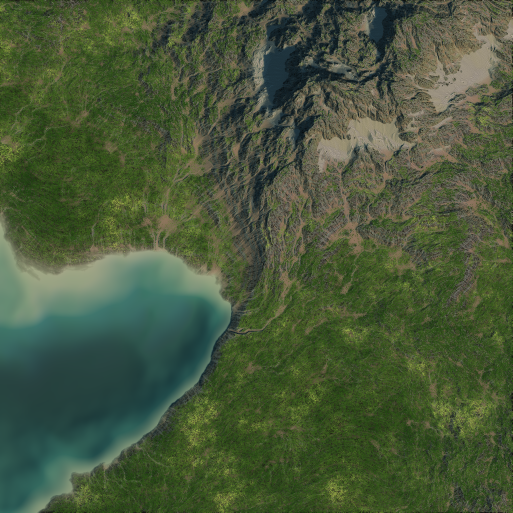
#> input picture Prac_3/second/texture.png, 1025 x 1025 px (shown at 1/2 size)
$ python 10.py
#> lines starting #> are read from the running program, lines starting #| are printed output that depends on the picture
from PIL import Image
import matplotlib.pyplot as plt
import numpy as np

def load_image(image_path):
#> called with image_path = 'texture.png'
    return np.array(Image.open(image_path))
#> returned value is the input picture: shape (1025, 1025, 3); mean R, G, B 71.8, 87.8, 58.1
#> call 2 of load_image, with image_path = 'heightmap.png'
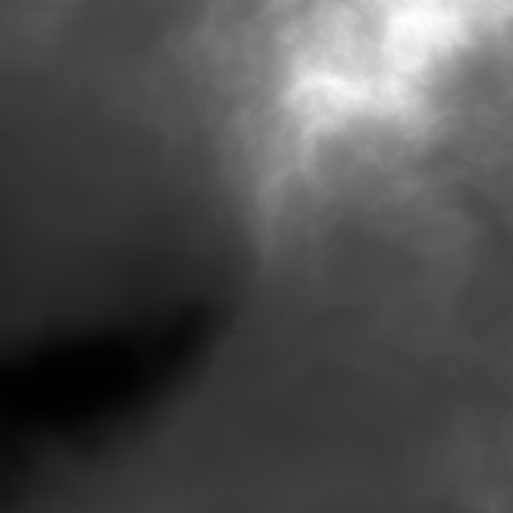
#> input picture Prac_3/second/heightmap.png, 1025 x 1025 px (shown at 1/2 size)
#> in load_image, returned value is the input picture: shape (1025, 1025) uint16; min 2237, max 52931, mean 17884.4

def visualize_voxel_landscape(texture, heightmap, camera_x, camera_y, screen_width, view_depth):
    # Определяем размеры текстуры и карты высот
#> called with camera_x = 500, camera_y = 900, screen_width = 64, view_depth = 400
    texture_height, texture_width, _ = texture.shape
#> texture_height = 1025; texture_width = 1025
    heightmap_height, heightmap_width = heightmap.shape
#> heightmap_height = 1025; heightmap_width = 1025

    # Определяем границы обзора камеры
    view_left = camera_x - screen_width // 2
    view_right = view_left + screen_width

    # Определяем границы глубины обзора
    view_start = min(camera_y, view_depth)
    view_end = max(camera_y - view_depth, 0)

    # Создаем изображение для визуализации
    visualization = np.zeros((view_depth, screen_width, 3), dtype=np.uint8)

    # Начинаем сканирование слоев
    for y in range(view_start, view_end, -1):
        for x in range(view_left, view_right):
            # Получаем значение высоты из карты высот
            height_value = heightmap[y, x]
            # Получаем цвет из текстуры
            texture_color = texture[int((height_value / heightmap_height) * (texture_height - 1)), int((x - view_left) / screen_width * (texture_width - 1))]
            # Задаем цвет пикселя визуализации
            visualization[camera_y - y - 1, x - view_left] = texture_color
#> visualization: shape (400, 64, 3); every value is 0

    # Создаем изображение для визуализации текстуры с заполненным треугольником, обозначающим область обзора камеры
    fig, ax = plt.subplots(1, 1, figsize=(10, 5))
    ax.imshow(texture)
    triangle_points = [[camera_x, view_start], [view_left, view_end], [view_right, view_end], [camera_x, view_start]]
    ax.plot([point[0] for point in triangle_points], [point[1] for point in triangle_points], color='r')
    ax.fill([point[0] for point in triangle_points], [point[1] for point in triangle_points], color='r', alpha=0.3)
    ax.set_title("Texture with Camera View")
    plt.show()
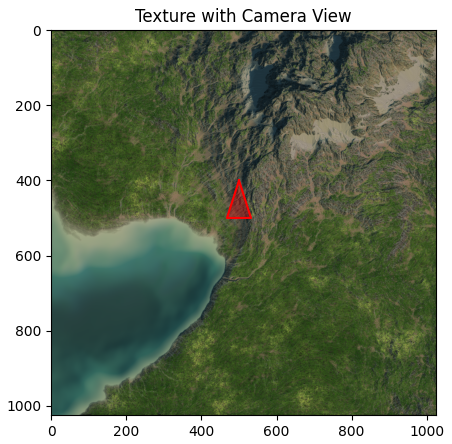
#> figure drawn by matplotlib, 1 panel

    # Визуализируем воксельный ландшафт
    plt.figure(figsize=(10, 5))
    plt.imshow(visualization)
    plt.title("Voxel Landscape Visualization")
    plt.show()

# Загружаем текстуру и карту высот
texture = load_image("texture.png")
heightmap = load_image("heightmap.png")

# Параметры камеры
camera_x = 500
camera_y = 900
screen_width = 64
view_depth = 400

# Визуализируем воксельный ландшафт
visualize_voxel_landscape(texture, heightmap, camera_x, camera_y, screen_width, view_depth)
